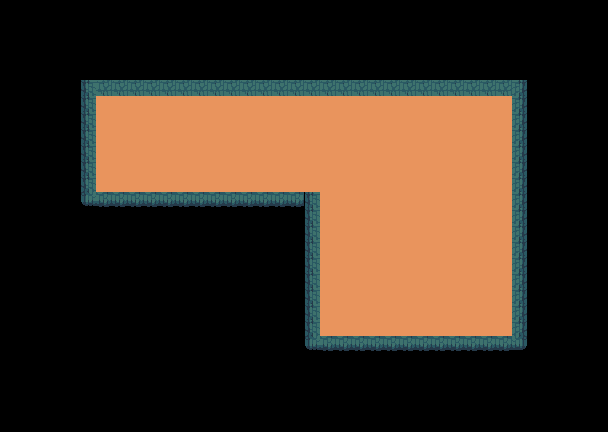

Below is a game level as drawn by its tile map, then a one-line description and the .tmx file that defines it, in full:
An orthogonal 38x27 tile map with 16x16 px tiles, 2 tile layers (0_bg, 0_collide), 3 tilesets and 7 objects.

<map version="1.4" tiledversion="1.4.3" orientation="orthogonal" renderorder="right-down" width="38" height="27" tilewidth="16" tileheight="16" infinite="0" nextlayerid="5" nextobjectid="18">
 <editorsettings>
  <export target="Cave1_1.json" format="json" />
 </editorsettings>
 <tileset firstgid="1" source="Mole.tsx" />
 <tileset firstgid="17" source="Snowsuit.tsx" />
 <tileset firstgid="37" source="tiles.tsx" />
 <layer id="2" name="0_bg" width="38" height="27">
  <data encoding="csv">
0,0,0,0,0,0,0,0,0,0,0,0,0,0,0,0,0,0,0,0,0,0,0,0,0,0,0,0,0,0,0,0,0,0,0,0,0,0,
0,0,0,0,0,0,0,0,0,0,0,0,0,0,0,0,0,0,0,0,0,0,0,0,0,0,0,0,0,0,0,0,0,0,0,0,0,0,
0,0,0,0,0,0,0,0,0,0,0,0,0,0,0,0,0,0,0,0,0,0,0,0,0,0,0,0,0,0,0,0,0,0,0,0,0,0,
0,0,0,0,0,0,0,0,0,0,0,0,0,0,0,0,0,0,0,0,0,0,0,0,0,0,0,0,0,0,0,0,0,0,0,0,0,0,
0,0,0,0,0,0,0,0,0,0,0,0,0,0,0,0,0,0,0,0,0,0,0,0,0,0,0,0,0,0,0,0,0,0,0,0,0,0,
0,0,0,0,0,0,0,0,0,0,0,0,0,0,0,0,0,0,0,0,0,0,0,0,0,0,0,0,0,0,0,0,0,0,0,0,0,0,
0,0,0,0,0,0,124,124,124,124,124,124,124,124,124,124,124,124,124,124,124,124,124,124,124,124,124,124,124,124,124,124,0,0,0,0,0,0,
0,0,0,0,0,0,124,124,124,124,124,124,124,124,124,124,124,124,124,124,124,124,124,124,124,124,124,124,124,124,124,124,0,0,0,0,0,0,
0,0,0,0,0,0,124,124,124,124,124,124,124,124,124,124,124,124,124,124,124,124,124,124,124,124,124,124,124,124,124,124,0,0,0,0,0,0,
0,0,0,0,0,0,124,124,124,124,124,124,124,124,124,124,124,124,124,124,124,124,124,124,124,124,124,124,124,124,124,124,0,0,0,0,0,0,
0,0,0,0,0,0,124,124,124,124,124,124,124,124,124,124,124,124,124,124,124,124,124,124,124,124,124,124,124,124,124,124,0,0,0,0,0,0,
0,0,0,0,0,0,124,124,124,124,124,124,124,124,124,124,124,124,124,124,124,124,124,124,124,124,124,124,124,124,124,124,0,0,0,0,0,0,
0,0,0,0,0,0,0,0,0,0,0,0,0,0,0,0,0,0,0,0,124,124,124,124,124,124,124,124,124,124,124,124,0,0,0,0,0,0,
0,0,0,0,0,0,0,0,0,0,0,0,0,0,0,0,0,0,0,0,124,124,124,124,124,124,124,124,124,124,124,124,0,0,0,0,0,0,
0,0,0,0,0,0,0,0,0,0,0,0,0,0,0,0,0,0,0,0,124,124,124,124,124,124,124,124,124,124,124,124,0,0,0,0,0,0,
0,0,0,0,0,0,0,0,0,0,0,0,0,0,0,0,0,0,0,0,124,124,124,124,124,124,124,124,124,124,124,124,0,0,0,0,0,0,
0,0,0,0,0,0,0,0,0,0,0,0,0,0,0,0,0,0,0,0,124,124,124,124,124,124,124,124,124,124,124,124,0,0,0,0,0,0,
0,0,0,0,0,0,0,0,0,0,0,0,0,0,0,0,0,0,0,0,124,124,124,124,124,124,124,124,124,124,124,124,0,0,0,0,0,0,
0,0,0,0,0,0,0,0,0,0,0,0,0,0,0,0,0,0,0,0,124,124,124,124,124,124,124,124,124,124,124,124,0,0,0,0,0,0,
0,0,0,0,0,0,0,0,0,0,0,0,0,0,0,0,0,0,0,0,124,124,124,124,124,124,124,124,124,124,124,124,0,0,0,0,0,0,
0,0,0,0,0,0,0,0,0,0,0,0,0,0,0,0,0,0,0,0,124,124,124,124,124,124,124,124,124,124,124,124,0,0,0,0,0,0,
0,0,0,0,0,0,0,0,0,0,0,0,0,0,0,0,0,0,0,0,0,0,0,0,0,0,0,0,0,0,0,0,0,0,0,0,0,0,
0,0,0,0,0,0,0,0,0,0,0,0,0,0,0,0,0,0,0,0,0,0,0,0,0,0,0,0,0,0,0,0,0,0,0,0,0,0,
0,0,0,0,0,0,0,0,0,0,0,0,0,0,0,0,0,0,0,0,0,0,0,0,0,0,0,0,0,0,0,0,0,0,0,0,0,0,
0,0,0,0,0,0,0,0,0,0,0,0,0,0,0,0,0,0,0,0,0,0,0,0,0,0,0,0,0,0,0,0,0,0,0,0,0,0,
0,0,0,0,0,0,0,0,0,0,0,0,0,0,0,0,0,0,0,0,0,0,0,0,0,0,0,0,0,0,0,0,0,0,0,0,0,0,
0,0,0,0,0,0,0,0,0,0,0,0,0,0,0,0,0,0,0,0,0,0,0,0,0,0,0,0,0,0,0,0,0,0,0,0,0,0
</data>
 </layer>
 <layer id="1" name="0_collide" width="38" height="27">
  <properties>
   <property name="type" value="collide" />
  </properties>
  <data encoding="csv">
0,0,0,0,0,0,0,0,0,0,0,0,0,0,0,0,0,0,0,0,0,0,0,0,0,0,0,0,0,0,0,0,0,0,0,0,0,0,
0,0,0,0,0,0,0,0,0,0,0,0,0,0,0,0,0,0,0,0,0,0,0,0,0,0,0,0,0,0,0,0,0,0,0,0,0,0,
0,0,0,0,0,0,0,0,0,0,0,0,0,0,0,0,0,0,0,0,0,0,0,0,0,0,0,0,0,0,0,0,0,0,0,0,0,0,
0,0,0,0,0,0,0,0,0,0,0,0,0,0,0,0,0,0,0,0,0,0,0,0,0,0,0,0,0,0,0,0,0,0,0,0,0,0,
0,0,0,0,0,0,0,0,0,0,0,0,0,0,0,0,0,0,0,0,0,0,0,0,0,0,0,0,0,0,0,0,0,0,0,0,0,0,
0,0,0,0,0,79,80,80,80,80,80,80,80,80,80,80,80,80,80,80,80,80,80,80,80,80,80,80,80,80,80,80,85,0,0,0,0,0,
0,0,0,0,0,79,0,0,0,0,0,0,0,0,0,0,0,0,0,0,0,0,0,0,0,0,0,0,0,0,0,0,85,0,0,0,0,0,
0,0,0,0,0,79,0,0,0,0,0,0,0,0,0,0,0,0,0,0,0,0,0,0,0,0,0,0,0,0,0,0,85,0,0,0,0,0,
0,0,0,0,0,79,0,0,0,0,0,0,0,0,0,0,0,0,0,0,0,0,0,0,0,0,0,0,0,0,0,0,85,0,0,0,0,0,
0,0,0,0,0,79,0,0,0,0,0,0,0,0,0,0,0,0,0,0,0,0,0,0,0,0,0,0,0,0,0,0,85,0,0,0,0,0,
0,0,0,0,0,79,0,0,0,0,0,0,0,0,0,0,0,0,0,0,0,0,0,0,0,0,0,0,0,0,0,0,85,0,0,0,0,0,
0,0,0,0,0,79,0,0,0,0,0,0,0,0,0,0,0,0,0,0,0,0,0,0,0,0,0,0,0,0,0,0,85,0,0,0,0,0,
0,0,0,0,0,92,93,93,93,93,93,93,93,93,93,93,93,93,93,79,0,0,0,0,0,0,0,0,0,0,0,0,85,0,0,0,0,0,
0,0,0,0,0,0,0,0,0,0,0,0,0,0,0,0,0,0,0,79,0,0,0,0,0,0,0,0,0,0,0,0,85,0,0,0,0,0,
0,0,0,0,0,0,0,0,0,0,0,0,0,0,0,0,0,0,0,79,0,0,0,0,0,0,0,0,0,0,0,0,85,0,0,0,0,0,
0,0,0,0,0,0,0,0,0,0,0,0,0,0,0,0,0,0,0,79,0,0,0,0,0,0,0,0,0,0,0,0,85,0,0,0,0,0,
0,0,0,0,0,0,0,0,0,0,0,0,0,0,0,0,0,0,0,79,0,0,0,0,0,0,0,0,0,0,0,0,85,0,0,0,0,0,
0,0,0,0,0,0,0,0,0,0,0,0,0,0,0,0,0,0,0,79,0,0,0,0,0,0,0,0,0,0,0,0,85,0,0,0,0,0,
0,0,0,0,0,0,0,0,0,0,0,0,0,0,0,0,0,0,0,79,0,0,0,0,0,0,0,0,0,0,0,0,85,0,0,0,0,0,
0,0,0,0,0,0,0,0,0,0,0,0,0,0,0,0,0,0,0,79,0,0,0,0,0,0,0,0,0,0,0,0,85,0,0,0,0,0,
0,0,0,0,0,0,0,0,0,0,0,0,0,0,0,0,0,0,0,79,0,0,0,0,0,0,0,0,0,0,0,0,85,0,0,0,0,0,
0,0,0,0,0,0,0,0,0,0,0,0,0,0,0,0,0,0,0,92,93,93,93,93,93,93,93,93,93,93,93,93,98,0,0,0,0,0,
0,0,0,0,0,0,0,0,0,0,0,0,0,0,0,0,0,0,0,0,0,0,0,0,0,0,0,0,0,0,0,0,0,0,0,0,0,0,
0,0,0,0,0,0,0,0,0,0,0,0,0,0,0,0,0,0,0,0,0,0,0,0,0,0,0,0,0,0,0,0,0,0,0,0,0,0,
0,0,0,0,0,0,0,0,0,0,0,0,0,0,0,0,0,0,0,0,0,0,0,0,0,0,0,0,0,0,0,0,0,0,0,0,0,0,
0,0,0,0,0,0,0,0,0,0,0,0,0,0,0,0,0,0,0,0,0,0,0,0,0,0,0,0,0,0,0,0,0,0,0,0,0,0,
0,0,0,0,0,0,0,0,0,0,0,0,0,0,0,0,0,0,0,0,0,0,0,0,0,0,0,0,0,0,0,0,0,0,0,0,0,0
</data>
 </layer>
 <objectgroup id="3" name="0_object">
  <object id="2" gid="1" x="176" y="176" width="16" height="16" />
  <object id="4" gid="1" x="460" y="220" width="16" height="16" />
  <object id="7" gid="17" x="449" y="141" width="16" height="16" />
  <object id="9" gid="1" x="304" y="128" width="16" height="16" />
  <object id="10" gid="1" x="356" y="312" width="16" height="16" />
  <object id="16" gid="179" x="464" y="144" width="16" height="16" />
  <object id="17" gid="150" x="408" y="320" width="16" height="16" />
 </objectgroup>
</map>
